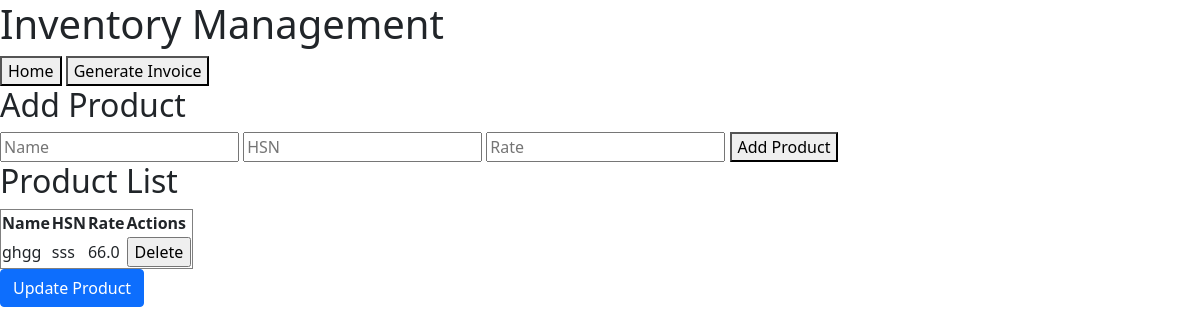
The page /inventory on the database as committed earlier.
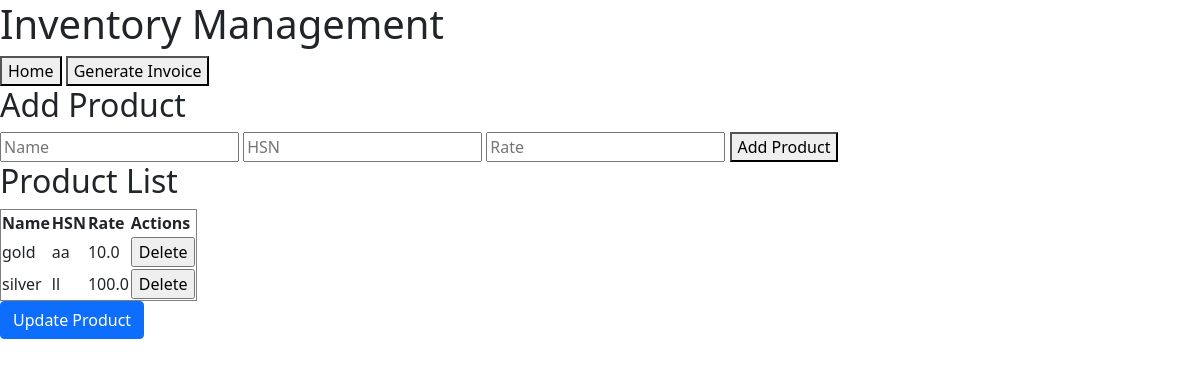
The same page on the database as committed later.
### models.py (models this page shows)
class Product(db.Model):
    id = db.Column(db.Integer, primary_key=True)
    name = db.Column(db.String(100), nullable=False)
    hsn = db.Column(db.String(20), nullable=False)
    rate = db.Column(db.Float, nullable=False)
    items = db.relationship('InvoiceItem', backref='product', cascade="all, delete-orphan", passive_deletes=True)

### app.py (the view)
@app.route('/inventory')
def inventory():
    products = Product.query.all()
    return render_template('inventory.html', products=products)

### templates/inventory.html (shortened to what this page needs)
<!DOCTYPE html>
<html lang="en">
<head>
    <link href="https://cdn.jsdelivr.net/npm/bootstrap@5.1.0/dist/css/bootstrap.min.css" rel="stylesheet">
</head>
<body>
    <header>
        <h1>Inventory Management</h1>
        <button onclick="location.href='/'">Home</button>
        <button onclick="location.href='/generate_invoice_page'">Generate Invoice</button>
    </header>
    <h2>Add Product</h2>
    <form action="/add_product" method="POST">
        <input type="text" name="name" placeholder="Name" required>
        <input type="text" name="hsn" placeholder="HSN" required>
        <input type="number" step="0.01" name="rate" placeholder="Rate" required>
        <button type="submit">Add Product</button>
    </form>
    <h2>Product List</h2>
    <table border="1">
        <thead>
            <tr>
                <th>Name</th>
                <th>HSN</th>
                <th>Rate</th>
                <th>Actions</th>
            </tr>
        </thead>
        <tbody>
            {% for product in products %}
            <tr>
                <td>{{ product.name }}</td>
                <td>{{ product.hsn }}</td>
                <td>{{ product.rate }}</td>
                <td>
                    <form action="/delete_product/{{ product.id }}" method="POST" style="display:inline;">
                        <input type="submit" value="Delete" onclick="return confirm('Are you sure you want to delete this product?');">
                    </form>
                </td>
            </tr>
            {% endfor %}
        </tbody>
    </table>
    <button type="button" class="btn btn-primary" data-bs-toggle="modal" data-bs-target="#updateModal">
        Update Product
    </button>
</body>
</html>

Rows that differ between the two databases and show on the page:
added Product: name "gold", hsn "aa", rate "10.0"
changed Product: name "ghgg" → "silver"; hsn "sss" → "ll"; rate "66.0" → "100.0"
